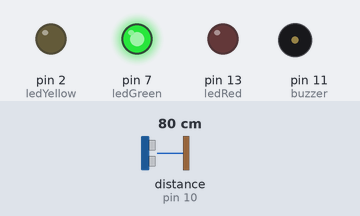
The sketch below on a simulated Arduino Uno, built with avr-gcc and run on an emulated ATmega328P. Parts: output pins drawn as LEDs (lit = HIGH), buzzer (waves = sounding, pin HIGH). Wiring (inferred from the names in the program): ultrasonic range finder: trigger pin 9; echo pin 10. Dashed ring = blinking. The test bench sets the inputs (shaded band); at power-on: distance to the obstacle (sensor on pin 10) 80 cm. The echo pulse lasts 58.3 µs per cm; pins used as bus, display or sensor lines are not drawn.

Above: at 1.2 s.
1.3 s: distance to the obstacle (sensor on pin 10) set to 19 cm
2.8 s: distance to the obstacle (sensor on pin 10) set to 15 cm
At 3.0 s:
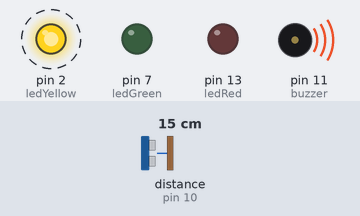
5.8 s: distance to the obstacle (sensor on pin 10) set to 9 cm
At 6.25 s:
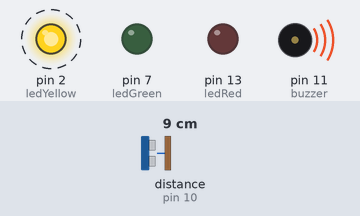
8.8 s: distance to the obstacle (sensor on pin 10) set to 6 cm
At 9.3 s:
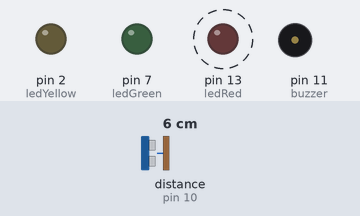
11.8 s: distance to the obstacle (sensor on pin 10) set to 2 cm
13.3 s: distance to the obstacle (sensor on pin 10) set to 6 cm
At 13.8 s:
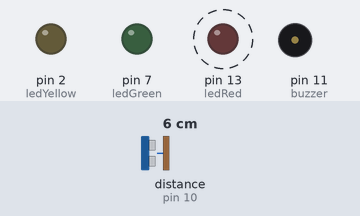
Timing chart, 0 to 17.3 s (numbered marks = the images above; inputs shaded):
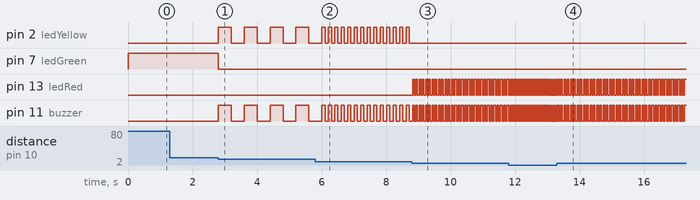

The sketch:

Distanzsensor.ino
```cpp
/*
 * Distanzsensor von Marlon Loretz
 * Dieses Projekt misst den Abstand zwischen dem Ardunino und einem Objekt.
 * Je nach Distanz werden andere Töne und andere Farben ausgegeben.
 */

// Pins definieren
const int trigPin = 9;
const int echoPin = 10;
const int buzzer = 11;
const int ledRed = 13;
const int ledYellow = 2;
const int ledGreen = 7;

// restliche Variabeln
long duration;
int distance;
int safetyDistance;
int val;

//Setup Methode
void setup() {

// Die Pins als Input oder Output deklarieren
pinMode(trigPin, OUTPUT);
pinMode(echoPin, INPUT);
pinMode(buzzer, OUTPUT);
pinMode(ledRed, OUTPUT);
pinMode(ledGreen, OUTPUT);
pinMode(ledYellow, OUTPUT);
Serial.begin(9600);
}

// Loop Methode
void loop() {

// cleard den Distanzmesser
digitalWrite(trigPin, LOW);
delayMicroseconds(2);

// Setzt den TriggerPin auf HIGH für 10 Millisekunden
digitalWrite(trigPin, HIGH);
delayMicroseconds(10);
digitalWrite(trigPin, LOW);

// Liest den EchoPin und misst die Zeit
duration = pulseIn(echoPin, HIGH);

// berechnet die Distanz
distance= duration*0.034/2;

safetyDistance = distance;

// Anfang der IF-Schleife
// Sie gibt für verschiedene Distanzen verschiedene Werte aus
if (safetyDistance <= 3){
  digitalWrite(buzzer, HIGH);
  digitalWrite(ledRed, HIGH);
  delay(10);
  digitalWrite(buzzer, LOW);
  digitalWrite(ledRed, LOW);
  delay(10);
}
else if(safetyDistance <= 6){
  digitalWrite(buzzer, HIGH);
  digitalWrite(ledRed, HIGH);
  digitalWrite(ledYellow, LOW);
  digitalWrite(ledGreen, LOW);
  delay(50);
  digitalWrite(buzzer, LOW);
  digitalWrite(ledRed, LOW);
  digitalWrite(ledYellow, LOW);
  digitalWrite(ledGreen, LOW);
  delay(50);
}
else if(safetyDistance <= 9){
  digitalWrite(buzzer, HIGH);
  digitalWrite(ledRed, LOW);
  digitalWrite(ledYellow, HIGH);
  digitalWrite(ledGreen, LOW);
  delay(100);
  digitalWrite(buzzer, LOW);
  digitalWrite(ledRed, LOW);
  digitalWrite(ledYellow, LOW);
  digitalWrite(ledGreen, LOW);
  delay(100);
}
else if(safetyDistance <= 12){
  digitalWrite(buzzer, HIGH);
  digitalWrite(ledRed, LOW);
  digitalWrite(ledYellow, HIGH);
  digitalWrite(ledGreen, LOW);
  delay(200);
  digitalWrite(buzzer, LOW);
  digitalWrite(ledRed, LOW);
  digitalWrite(ledYellow, LOW);
  digitalWrite(ledGreen, LOW);
  delay(200);
}
else if(safetyDistance <= 15){
  digitalWrite(buzzer, HIGH);
  digitalWrite(ledRed, LOW);
  digitalWrite(ledYellow, HIGH);
  digitalWrite(ledGreen, LOW);
  delay(400);
  digitalWrite(buzzer, LOW);
  digitalWrite(ledRed, LOW);
  digitalWrite(ledYellow, LOW);
  digitalWrite(ledGreen, LOW);
  delay(400);
}
else{
  digitalWrite(buzzer, LOW);
  digitalWrite(ledGreen, HIGH);
  digitalWrite(ledRed, LOW);
  digitalWrite(ledYellow, LOW);
}
}
```

Measured:
- the behaviour switches between 17 and 16 cm on distance to the obstacle (sensor on pin 10) (found by bisection; images 0 and 1)
- the behaviour switches between 8 and 7 cm on distance to the obstacle (sensor on pin 10) (found by bisection; images 2 and 3)
- after the input at 1.3 s, every drawn part: stays the same
- after the input at 2.8 s, pin 2 (ledYellow), pin 11 (buzzer): alternates HIGH for 0.40 s and LOW for 0.40 s, starting at once; pin 7 (ledGreen): HIGH → LOW at once
- after the input at 5.8 s, pin 2 (ledYellow), pin 11 (buzzer): alternates HIGH for 0.10 s and LOW for 0.10 s, starting after 0.31 s
- after the input at 8.8 s, pin 2 (ledYellow): stops changing and stays LOW; pin 13 (ledRed): alternates HIGH for 0.05 s and LOW for 0.05 s, starting at once; pin 11 (buzzer): alternates HIGH for 0.05 s and LOW for 0.05 s, starting after 0.07 s
- after the input at 11.8 s, pin 13 (ledRed), pin 11 (buzzer): alternates HIGH for 0.01 s and LOW for 0.01 s, starting after 0.06 s
- after the input at 13.3 s, pin 13 (ledRed), pin 11 (buzzer): alternates HIGH for 0.05 s and LOW for 0.05 s, starting after 0.07 s
